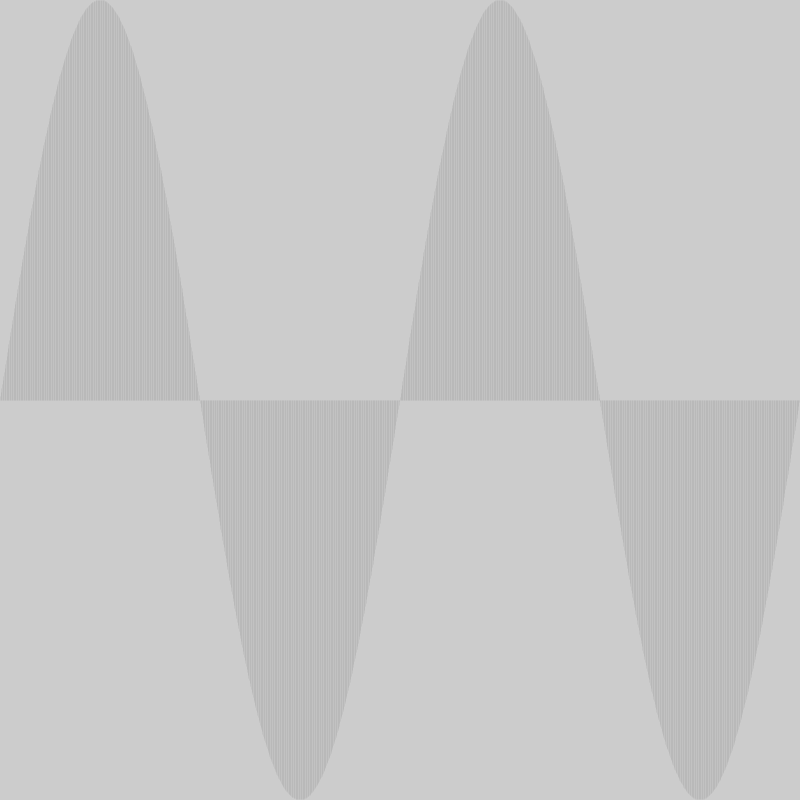
Frame 1 (no input)
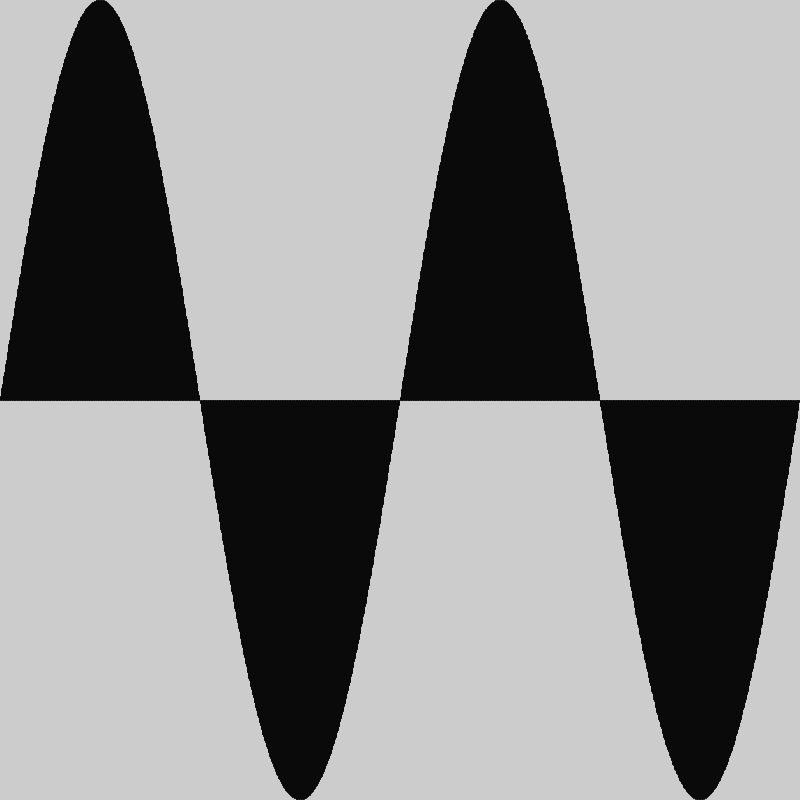
Frame 60 (the mouse pressed at the canvas centre just before this capture)
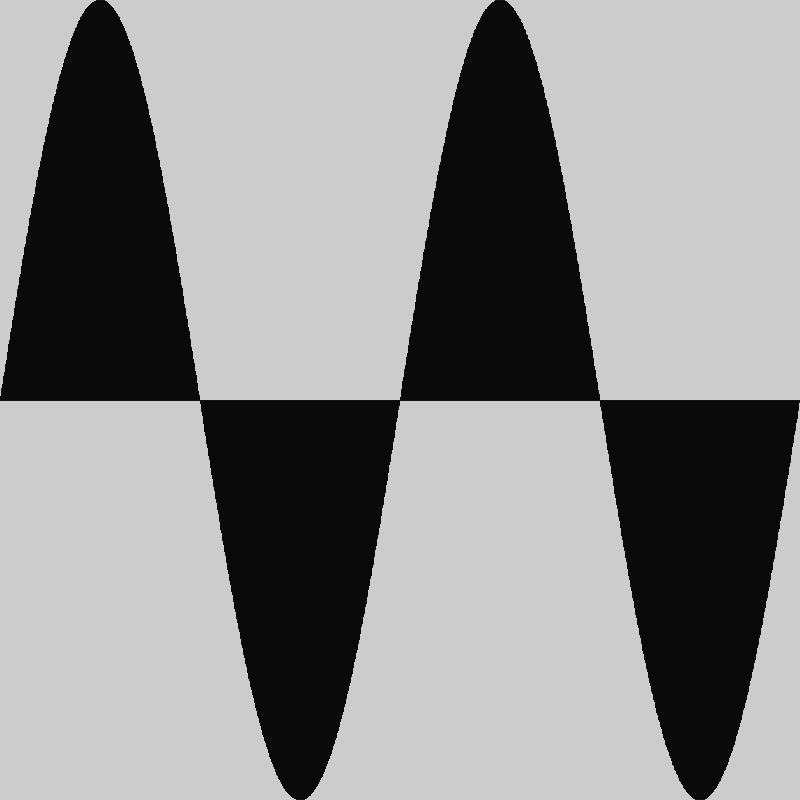
Frame 120 (the mouse held since frame 60 and released just before this capture)

The Processing sketch that drew these frames (run headless with seeded random() and noise(); from frame 60 on, the mouse is pressed at the canvas centre):

// Processing sketch: s004_transformations
// ── s004_transformations.pde
void setup() {
  size(800,800);
}

/*
  graph sin(x) from -2pi to +2pi 
  y scale from -1 (bottom) to +1 (top)
*/
float x = 0, y = 0, dx = 2.1, dy = 3.2;
void draw() {
  translate(width/2, height/2);
  scale(width/2/(2*PI), -height/(1 - -1));
  strokeWeight(0);
  float lastX = -2*PI, lastY = sin(lastX);
  for (float x = lastX; x < 2*PI; x += .01) {
    float y = sin(x);
    //point(x,y);
    //line(lastX, lastY, x, y);
    line(x,0, x,y);
    lastX = x;
    lastY = y;
  }
}
